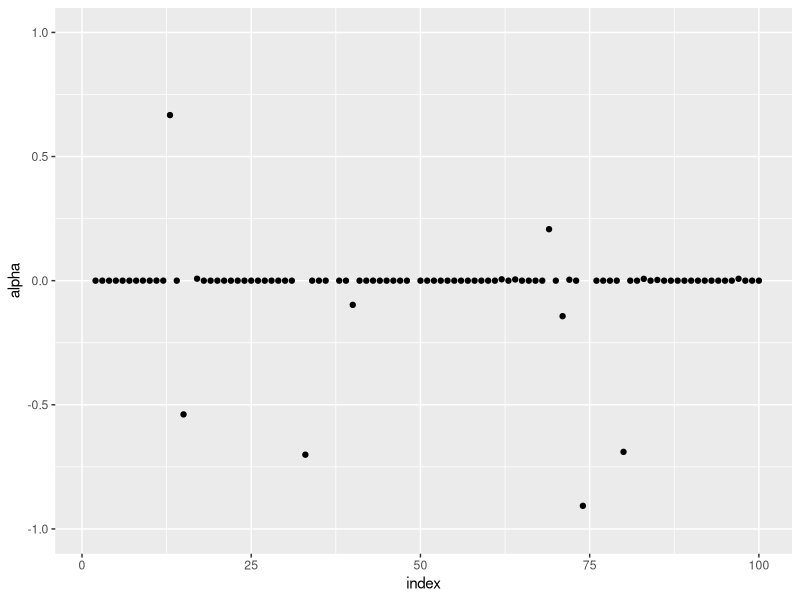
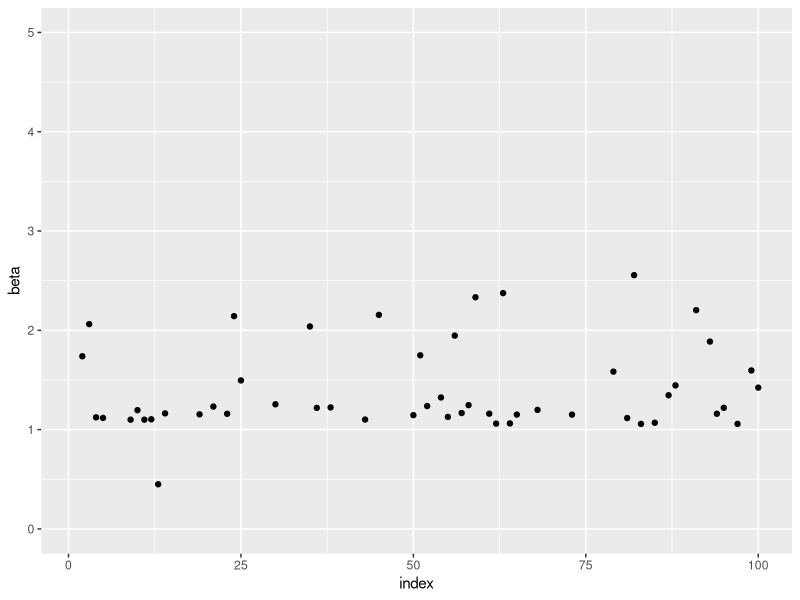
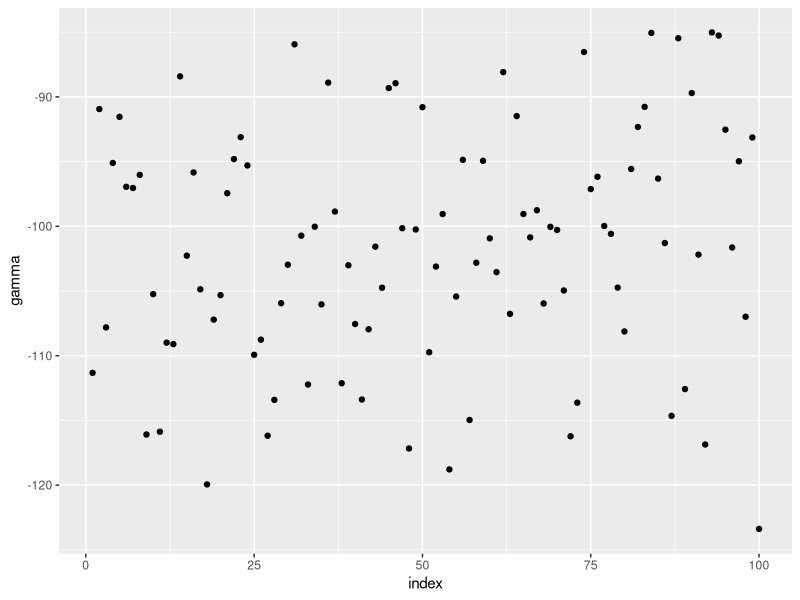
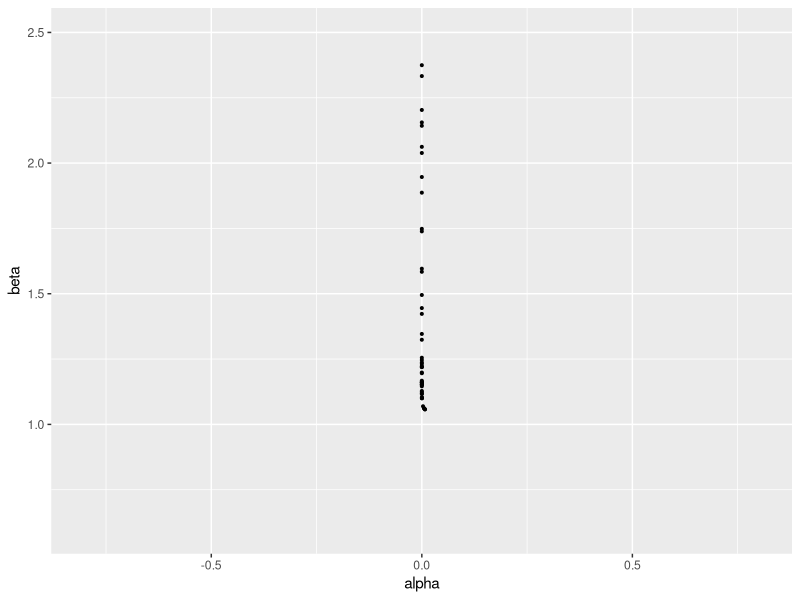

These charts were generated, in order, by the following R code:
library("tidyverse")
x_icount <- 100
n <- 100
x_i <- 1:x_icount
waldtesta <- rep(0,n)
waldtestb <- rep(0,n)
waldtestg <- rep(0,n)
conff1b <- matrix(nrow=n, ncol=2)
conff1a <- matrix(nrow=n, ncol=2)
conff1g <- matrix(nrow=n, ncol=2)
limits <- rep(0,n)
errors <- rep(0,n)
betahat <- rep(0,n)
ahat <- rep(0,n)
gammahat <- rep(0,n)
resulthypotese <- rep(0,n)
bstar <- 1.1
crit = pchisq(0.05,df=3,lower.tail = FALSE)
beta <- function(b,c1 = 1,c2 = 0) {
  b ^ (c1 * x_i + c2)
}

for (ii in 1:n) {
  yi <- rnorm(x_icount, mean=1, sd=1)
  likelihood <- function(a,b,g) {
    1 / sqrt(2*pi)^x_icount * prod(exp (( a * b ^x_i -yi + g)^2)/2)
  }
  
  s <- function(b) {
    a_s <- sum(beta(b))
    b_s <- (sum(beta(b))) / n * sum(beta(b)) 
    c_s <- (sum(beta(b))) / n * sum(yi)
    d_s <- sum(yi*beta(b))
    sahat <- (c_s-d_s)/(b_s-a_s)
    gamma <- 1 / n * sum(sahat*beta(b)-yi) 
    - sum((sahat * beta(b) + gamma - yi ) * beta(b,1,-1) * x_i* sahat)
  }
  
  i <- function(b) {
    a_s <- sum(beta(b))
    b_s <- (sum(beta(b))) / n * sum(beta(b)) 
    c_s <- (sum(beta(b))) / n * sum(yi)
    d_s <- sum(yi*beta(b))
    sahat <- (c_s-d_s)/(b_s-a_s)
    gamma <- 1 / n * sum(sahat*beta(b))- sum(yi)
    imi <- sum(x_i * sahat * beta(b,1,-2) * ((2*x_i-1) * sahat *beta(b) + 
             gamma * (x_i-1) - ((sahat * beta(b) + gamma)) *(x_i -1)  ))
    imi^-1
  }
  
  intim <- function(b, funk1, funk2) {
    score <- funk1 
    fish <- funk2 
    bk <- b
    itt <-0
    itt1 <- 0
    itt2 <- 0 
    while(abs(score(bk) * fish(bk))>0.001) {
      itt<- itt + 1
      bk = bk + fish(bk) * score(bk)
      if (!is.finite(score(bk))==TRUE | !is.finite((fish(bk)))==TRUE) {
        cat("ERROR!", "\n")
        itt2 <- 1
        break
      }
      if (itt>5000) {
        cat("break", "\n")
        itt1 <- 1
        break(intim)
      }
    }
    c(bk,itt, itt1, itt2)
  }
  resultatintim <- intim(bstar, s, i)
  betahat[ii] <-  resultatintim[1] 
  ahat_s <- sum(beta(betahat[ii]))
  bhat_s <- (sum(beta(betahat[ii]))) / n * sum(beta(betahat[ii])) 
  chat_s <- (sum(beta(betahat[ii]))) / n * sum(yi)
  dhat_s <- sum(yi*beta(betahat[ii]))
  ahat[ii] <- (chat_s-dhat_s)/(bhat_s-ahat_s)
  gammahat[ii] <- 1 / n * sum(ahat[ii]*beta(betahat[ii]))- sum(yi)
  lmle <- likelihood(ahat[ii],betahat[ii], gammahat[ii])
  lognorm <- function(a,b,g) {
    -2*log(lmle/likelihood(0,1,0))
  }
  
  resulthypotese[ii] <- lognorm(ahat[ii], betahat[ii], gammahat[ii])<=crit
  j22y <- 1 / (sum(ahat[ii] * (2 * x_i - 1) * beta(betahat[ii],2,-1) * x_i) -sum(ahat[ii] * x_i *(x_i - 1)* beta(betahat[ii], 1, 0 ) * yi))
  j11y <- 1 / (sum(beta(betahat[ii],2,0)))
  j33y <- 1 / x_icount
  waldtesta[ii]  <- ((ahat[ii]-0)^2)/ j11y
  waldtestb[ii] <- (betahat[ii]-1) ^ 2 / j22y
  waldtestg[ii] <- (gammahat[ii]-0)^2/ j33y
  conff1b[ii,1] <- betahat[ii] - 1.96 * sqrt(abs(j22y))
  conff1b[ii,2] <- betahat[ii] + 1.96 * sqrt(abs(j22y))
  conff1a[ii,1] <- ahat[ii] - 1.96 * sqrt(abs(j11y))
  conff1a[ii,2] <- ahat[ii] + 1.96 * sqrt(abs(j11y))
  conff1g[ii,1] <- gammahat[ii] - 1.96 * sqrt(abs(j33y))
  conff1g[ii,2] <- gammahat[ii] + 1.96 * sqrt(abs(j33y))
  limits[ii] <- resultatintim[3]
  errors[ii] <- resultatintim[4]
  cat("Iteration=", ii, "Limits=", sum(limits),  "Errors=",sum(errors) , "\n") 
}
cat("Hvilke ahat waldtest ligger inde for confidence intervallet", "\n")
confresula <- which(conff1a[,1] < waldtesta & conff1a[,2] > waldtesta); confresula
length(confresula)
cat("Hvilke betahat waldtest ligger inde for confidence intervallet", "\n")
confresulb <- which(conff1b[,1] < waldtestb & conff1b[,2] > waldtestb); confresulb
length(confresulb)
cat("Hvilke gammahat waldtest ligger inde for confidence intervallet", "\n")
confresulg <- which(conff1g[,1] < waldtestg & conff1g[,2] > waldtestg); confresulg
length(confresulg)
cat("Number of accepted H0 hypothesis", "\n")
sum(resulthypotese)
ahat_plot <- data.frame(x=1:n, y= ahat)
betahat_plot <- data.frame(x=1:n, y= betahat)
gammahat_plot <- data.frame(x=1:n, y=gammahat)
ahat_betahat <- data.frame(x= ahat, y=betahat)
ggplot(ahat_plot, aes(x,y)) +
  geom_point() + 
  scale_y_continuous(limits=c(-1,1)) +
  labs(x = "index", y= "alpha")
ggplot(betahat_plot, aes(x,y)) +
  geom_point() +
  scale_y_continuous(limits=c(0,5))+
  labs(x = "index", y= "beta")
ggplot(gammahat_plot, aes(x,y)) +
  geom_point() +
  labs(x = "index", y= "gamma")
ggplot(ahat_betahat, aes(x,y)) +
  geom_point(size = 0.7) + 
  scale_y_continuous(limits=c(0.6,2.5)) +
  scale_x_continuous(limits=c(-0.8,0.8)) +
  labs(x = "alpha", y= "beta")

